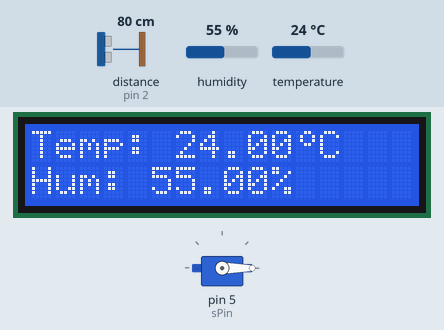
Simulated run of this sketch. Board: Arduino Uno, built with avr-gcc and run on an emulated ATmega328P. Parts: servo, 16×2 character LCD. The test bench sets the inputs (shaded band); at power-on: distance to the obstacle (sensor on pin 2) 80 cm, humidity 55 %, temperature 24 °C. The echo pulse lasts 58.3 µs per cm; what the sketch prints to the serial monitor is not drawn.

Above: at 2.2 s.
2.3 s: distance to the obstacle (sensor on pin 2) set to 32 cm
3.8 s: distance to the obstacle (sensor on pin 2) set to 27 cm
At 4.9 s:
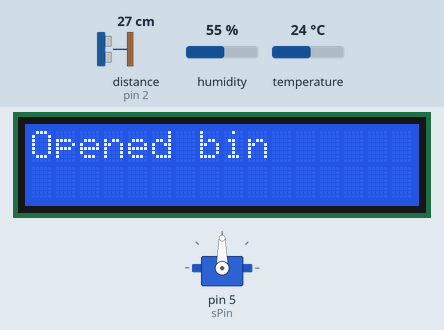
9.5 s: distance to the obstacle (sensor on pin 2) set to 35 cm
At 11.8 s:
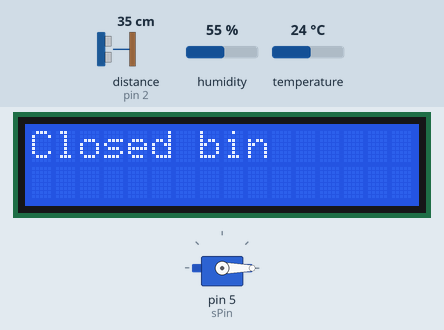
13.6 s: humidity set to 22 %
At 15.5 s:
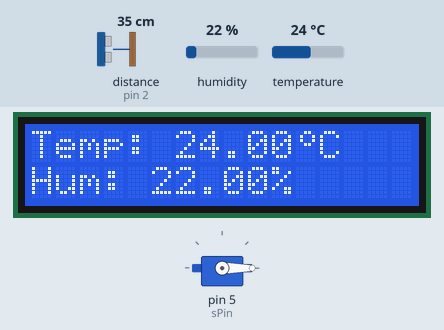
15.8 s: temperature set to 12 °C
At 17.3 s:
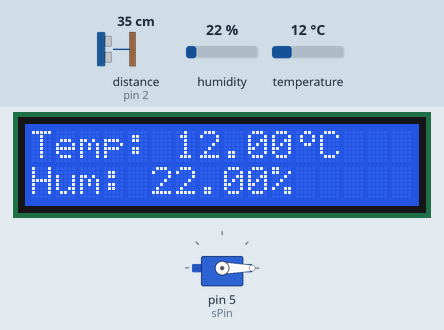
17.9 s: humidity set to 40 %
At 18.8 s:
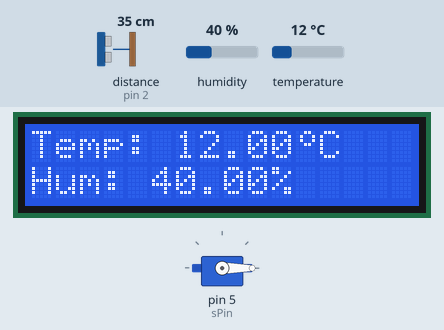
Timing chart, 0 to 20.9 s (numbered marks = the images above; inputs shaded):
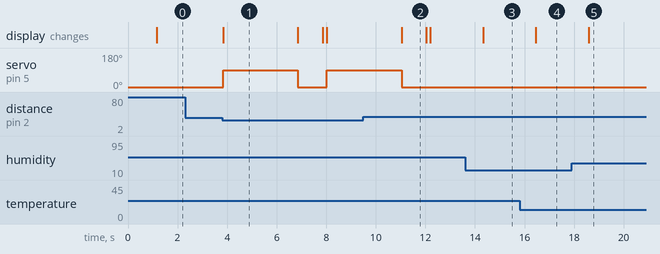

Measured:
- the behaviour switches between 30 and 29 cm on distance to the obstacle (sensor on pin 2) (found by bisection; images 0 and 1)
- after the input at 2.3 s, every drawn part: stays the same
- after the input at 3.8 s, servo on pin 5 (sPin): 0° → 90° after 0.05 s, → 0° 3.0 s later, → 90° 1.2 s later; the display: changes after 0.05 s (image 1)
- after the input at 9.5 s, servo on pin 5 (sPin): goes on until 11.0 s, then stays 0°
- after the input at 13.6 s, the display: changes after 0.73 s (image 3)
- after the input at 15.8 s, the display: changes after 0.66 s (image 4)
- after the input at 17.9 s, the display: changes after 0.69 s (image 5)
- what the display in image 1 shows lasts 3.1 s, from 3.8 s to 6.9 s

The sketch:

thung_rac_thong_minh.ino
```cpp
#include <Ultrasonic.h>
#include <Servo.h>
#include <LiquidCrystal_I2C.h>
#include <Wire.h>
#include "DHT.h"
LiquidCrystal_I2C lcd(0x27, 16, 2);

int trigPin = 3;
int echoPin = 2;
int sPin = 5;
Ultrasonic ultrasonic(trigPin, echoPin);
Servo aservo;
int distance = 0;
const int IN = 7;
const int TYPE = DHT11;

byte customChar[] = {
  B00110,
  B01001,
  B01001,
  B00110,
  B00000,
  B00000,
  B00000,
  B00000
};

DHT dht(IN, TYPE);
void setup() {
  dht.begin();
  Serial.begin(9600);
  aservo.attach(sPin);
  aservo.write(0);
  lcd.init();
  lcd.backlight();
  lcd.createChar(0, customChar);
  lcd.setCursor(0,0);
  lcd.print("Temperature and");
  lcd.setCursor(4,1);
  lcd.print("Humidity");
  delay(1000);
  lcd.clear();
}

void loop() {
  distance = ultrasonic.read();
  aservo.write(0);
  Serial.println(distance);
  float a = dht.readHumidity();
  float d = dht.readTemperature();

  lcd.setCursor(0,0);
  lcd.print("Temp: ");
  lcd.setCursor(6,0);
  lcd.print(d);
  lcd.setCursor(11,0);
  lcd.write(0);
  lcd.setCursor(12, 0);
  lcd.print("C");
  lcd.setCursor(0,1);
  lcd.print("Hum: ");
  lcd.setCursor(5,1);
  lcd.print(a);
  lcd.setCursor(10,1);
  lcd.print("%");
  if (distance < 30) {
    lcd.clear();
    aservo.write(90);
    lcd.setCursor(0,0);
    lcd.print("Opened bin");
    delay(3000);
    lcd.setCursor(0,0);
    lcd.print("Closed bin");
    aservo.write(0);
    delay(1000);
    lcd.clear();
  }
  delay(100);
}
```
